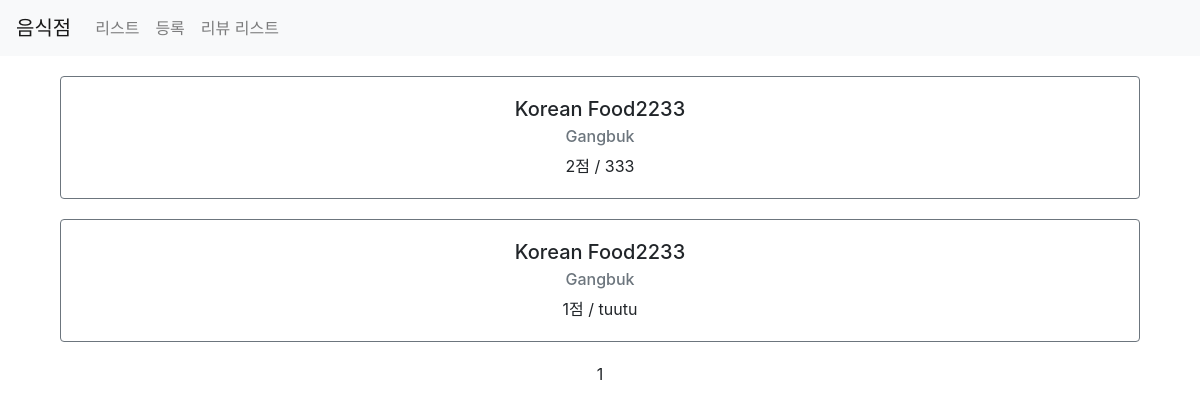
Page /third/review/list/ on the earlier database version.
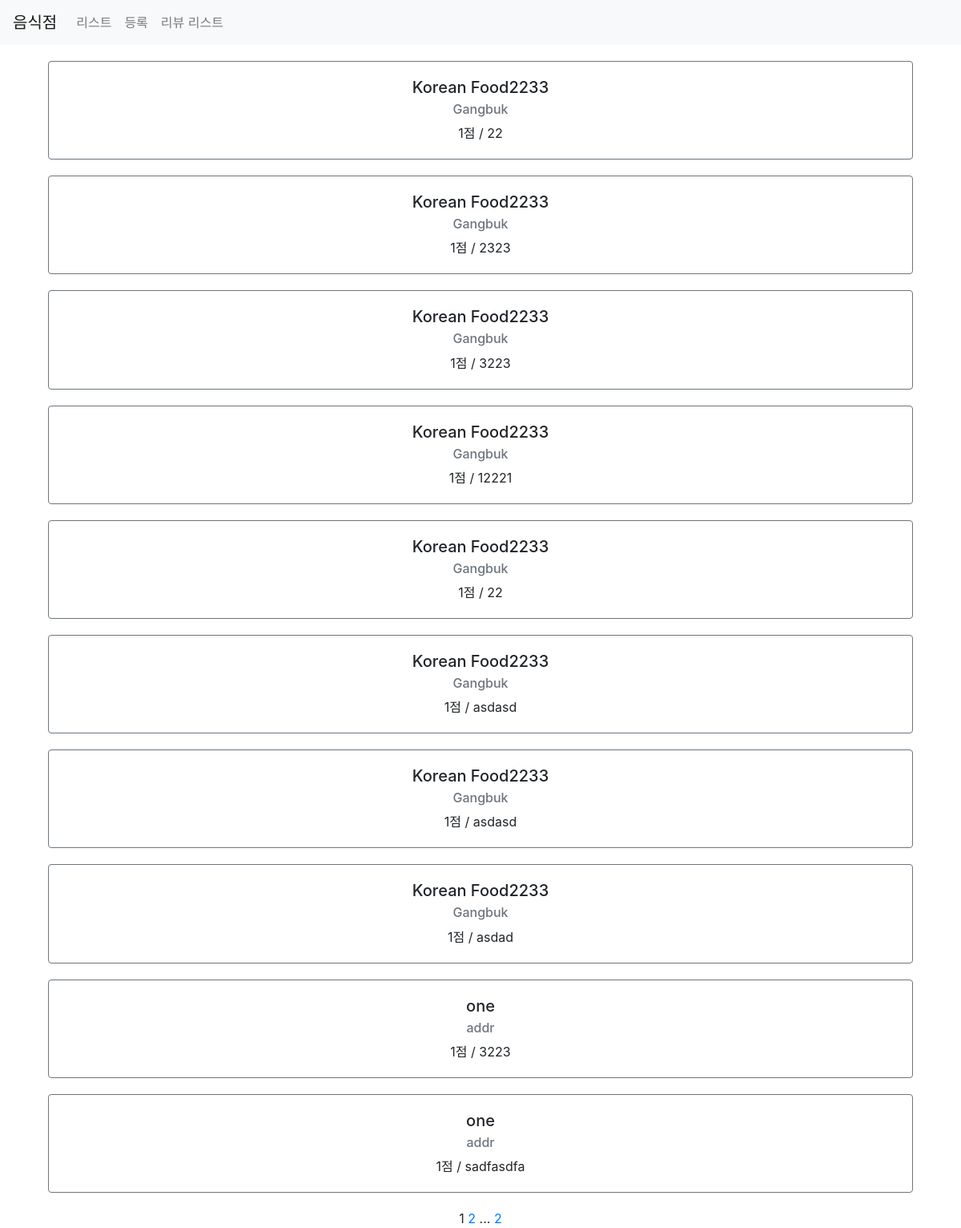
Same page on the later database version.
### third/models.py (models this page shows)
class Review(models.Model):
    point = models.IntegerField()
    comment = models.CharField(max_length=500)
    restaurant = models.ForeignKey(Restaurant, on_delete=models.CASCADE)
    created_at = models.DateTimeField(auto_now_add=True)
    updated_at = models.DateTimeField(auto_now=True)

class Restaurant(models.Model):
    name = models.CharField(max_length=30)
    address = models.CharField(max_length=200)
    password = models.CharField(max_length=20, default=None, null=True)
    image = models.CharField(max_length=500, default=None, null=True)
    created_at = models.DateTimeField(auto_now_add=True)
    updated_at = models.DateTimeField(auto_now=True)

### third/views.py (the view)
# urls.py: path('review/list/', views.review_list, name="review-list"),
def review_list(request):
    reviews = Review.objects.all().select_related().order_by('-created_at')
    paginator = Paginator(reviews, 10)
    page = request.GET.get('page')
    items = paginator.get_page(page)
    context = {
        'reviews': items
    }
    return render(request, 'third/review_list.html', context)

### third/templates/third/review_list.html (shortened to what this page needs)
{% extends 'third/base.html' %}
{% load static %}
{% block content %}
<div class="container">
    {% for item in reviews %}
        <div class="row restaurant-item" style="margin:20px auto">
            <div class="col-sm-12">
                <div class="card border-secondary">
                    <div class="card-body">
                        <h5 class="card-title">{{ item.restaurant.name }}</h5>
                        <h6 class="card-subtitle mb-2 text-muted">{{ item.restaurant.address }}</h6>
                        <p class="card-text">{{ item.point }}점 / {{ item.comment }}</p>
                    </div>
                </div>
            </div>
        </div>
    {% endfor%}
    <div class="row">
        <div class="col-sm-12 text-center">
            <div class="pagination">
                <span class="step-links text-center" style="width:100%;">
                    <span class="current">
                        {{ reviews.number }}
                    </span>
                    {% if reviews.has_next %}
                        <a href="?page={{ reviews.next_page_number }}">{{ reviews.next_page_number }}</a>
                        ...
                        <a href="?page={{ reviews.paginator.num_pages }}">{{ reviews.paginator.num_pages }}</a>
                    {% endif %}
                </span>
            </div>
        </div>
    </div>
</div>
{% endblock %}

### third/templates/third/base.html (shortened to what this page needs)
{% load static %}
<html>
<head>
    <link rel="stylesheet" href="https://stackpath.bootstrapcdn.com/bootstrap/4.3.1/css/bootstrap.min.css">
    <link rel="stylesheet" href="{% static 'third/styles.css' %}">
</head>
<body>
    <nav class="navbar navbar-expand-lg navbar-light bg-light">
      <a class="navbar-brand" href="/third/list">음식점</a>
      <div class="collapse navbar-collapse" id="navbarNav">
        <ul class="navbar-nav">
          <li class="nav-item">
            <a class="nav-link" href="/third/list">리스트</a>
          </li>
          <li class="nav-item">
            <a class="nav-link" href="/third/create">등록</a>
          </li>
             <li class="nav-item">
            <a class="nav-link" href="/third/review/list">리뷰 리스트</a>
          </li>
        </ul>
      </div>
    </nav>
    {% block content %}
    {% endblock %}
</body>
</html>

### first/static/first/styles.css (style rules this page uses)
body { text-align: center; }

Differences in the rows shown:
no longer on this page (row unchanged): Review: restaurant.name "Korean Food2233", restaurant.address "Gangbuk", point "2", comment "333"
no longer on this page (row unchanged): Review: restaurant.name "Korean Food2233", restaurant.address "Gangbuk", point "1", comment "tuutu"
added Review: restaurant.name "Korean Food2233", restaurant.address "Gangbuk", point "1", comment "22"
added Review: restaurant.name "Korean Food2233", restaurant.address "Gangbuk", point "1", comment "2323"
added Review: restaurant.name "Korean Food2233", restaurant.address "Gangbuk", point "1", comment "3223"
added Review: restaurant.name "Korean Food2233", restaurant.address "Gangbuk", point "1", comment "12221"
added Review: restaurant.name "Korean Food2233", restaurant.address "Gangbuk", point "1", comment "22"
added Review: restaurant.name "Korean Food2233", restaurant.address "Gangbuk", point "1", comment "asdasd"
added Review: restaurant.name "Korean Food2233", restaurant.address "Gangbuk", point "1", comment "asdasd"
added Review: restaurant.name "Korean Food2233", restaurant.address "Gangbuk", point "1", comment "asdad"
added Review: restaurant.name "one", restaurant.address "addr", point "1", comment "3223"
added Review: restaurant.name "one", restaurant.address "addr", point "1", comment "sadfasdfa"
Other differences:
{{ reviews.next_page_number }}: (not shown) → "2"
{{ reviews.paginator.num_pages }}: (not shown) → "2"
